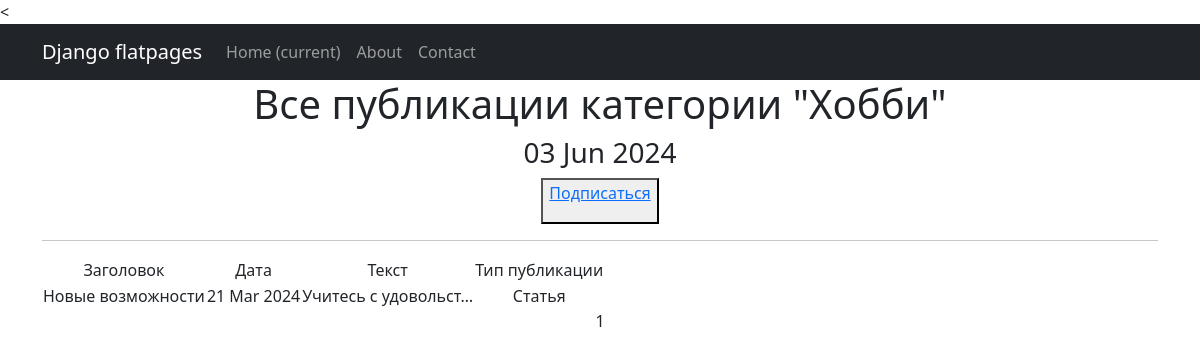
The page /categories/3 on the database as committed earlier.
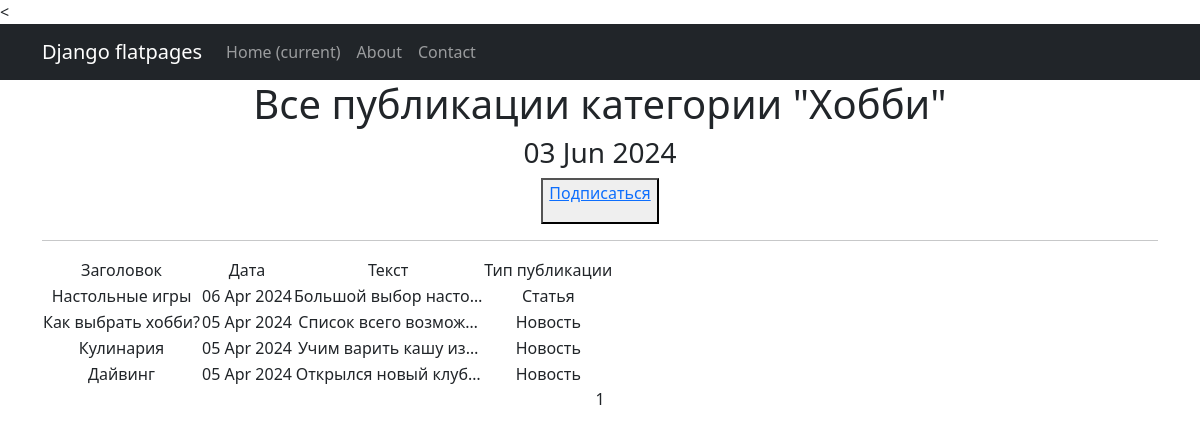
The same page on the database as committed later.
### news/models.py (models this page shows, shortened)
class Category(models.Model):
    name = models.CharField(max_length=30, unique=True)
    subscribers = models.ManyToManyField(User, blank=True, related_name='categories')

class Post(models.Model):
    news = "NW"
    articles = "AR"
    POST_TYPES = [
        (news, "Новость"),
        (articles, "Статья")
    ]
    author = models.ForeignKey(Author, on_delete=models.CASCADE)
    post_type = models.CharField(max_length=2, choices=POST_TYPES, default=news)
    date_in = models.DateTimeField(auto_now_add=True)
    category = models.ManyToManyField(Category, through="PostCategory")
    title = models.CharField(max_length=255)
    text = models.TextField()
    rating = models.IntegerField(default=0)

### news/views.py (the view)
# urls.py: path('categories/<int:pk>', CategoryListView.as_view(), name='category_list'),
class CategoryListView(PostList):
    model = Post
    template_name = 'category_list.html'
    context_object_name = 'category_news_list'
    def get_queryset(self):
        self.category = get_object_or_404(Category, id=self.kwargs['pk'])
        queryset = Post.objects.filter(category=self.category).order_by("-date_in")
        return queryset
    def get_context_data(self, **kwargs):
        context = super().get_context_data(**kwargs)
        context['is_not_subscriber'] = self.request.user not in self.category.subscribers.all()
        context['category'] = self.category
        return context

### news/views.py (called while the page is built)
    def get_context_data(self, **kwargs):
        context = super().get_context_data(**kwargs)
        context['time_now'] = datetime.utcnow()
        return context

### templates/category_list.html (shortened to what this page needs)
{% extends 'flatpages/default.html' %}
{% block content %}
   <h1>Все публикации категории "{{ category.name }}"</h1>
   <h3>{{ time_now|date:'d M Y' }}</h3>
   {% if is_not_subscriber %}
      <button><p class="text-center"><a href="{% url 'subscribe' category.id %}">Подписаться</a></p></button>
   {% endif %}
   <hr>
   {% if category_news_list %}
       <table>
           <tr>
               <td>Заголовок</td>
               <td>Дата</td>
               <td>Текст</td>
               <td>Тип публикации</td>
           </tr>
           {% for post in category_news_list %}
           <tr>
               <td>{{ post.title }}</td>
               <td>{{ post.date_in|date:'d M Y' }}</td>
               <td>{{ post.text|truncatechars:20 }}</td>
               <td>{{ post.get_post_type_display }}</td>
           </tr>
           {% endfor %}
       </table>
   {% else %}
       <h2>Новостей нет!</h2>
   {% endif %}
   {{ page_obj.number }}
{% endblock content %}

### templates/flatpages/default.html (shortened to what this page needs)
<!DOCTYPE html>
<html lang="en">
    <head>
        {% load static %}
        <link href="{% static 'css/styles.css' %}" rel="stylesheet" />
    </head>
    <body>
        <<nav class="navbar navbar-expand-lg navbar-dark bg-dark static-top">
           <div class="container">
               <a class="navbar-brand" href="#">Django flatpages</a>
               <div class="collapse navbar-collapse" id="navbarResponsive">
                   <ul class="navbar-nav ml-auto">
                       <li class="nav-item active">
                           <a class="nav-link" href="#">Home
                               <span class="sr-only">(current)</span>
                           </a>
                       </li>
                       <li class="nav-item">
                           <a class="nav-link" href="/about/">About</a>
                       </li>
                       <li class="nav-item">
                           <a class="nav-link" href="/contacts/">Contact</a>
                       </li>
                   </ul>
               </div>
           </div>
        </nav>
        <div class="container">
            <div class="row">
               <div class="col-lg-12 text-center">
                   {% block content %}{% endblock content %}
                </div>
            </div>
        </div>
    </body>
</html>

Rows that differ between the two databases and show on the page:
removed Post: title "Новые возможности", date_in "21 Mar 2024", text "Учитесь с удовольст…", post_type "Статья"
added Post: title "Настольные игры", date_in "06 Apr 2024", text "Большой выбор насто…", post_type "Статья"
added Post: title "Как выбрать хобби?", date_in "05 Apr 2024", text "Список всего возмож…", post_type "Новость"
added Post: title "Кулинария", date_in "05 Apr 2024", text "Учим варить кашу из…", post_type "Новость"
added Post: title "Дайвинг", date_in "05 Apr 2024", text "Открылся новый клуб…", post_type "Новость"
